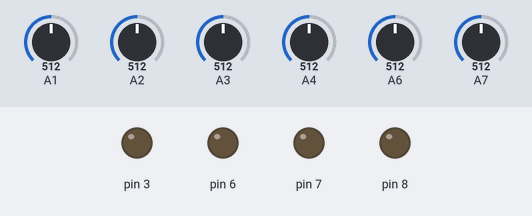
A sketch run on a simulated Arduino Nano, built with avr-gcc and run on an emulated ATmega328P. On the bench: output pins drawn as LEDs (lit = HIGH). The inputs (shaded band) are chosen by the test bench; at power-on: A3 = 512, A4 = 512, A2 = 512, A7 = 512, A1 = 512, A6 = 512.

Above: at 1.2 s.
1.3 s: A3 set to 792
2.8 s: A3 set to 811
At 3.4 s:
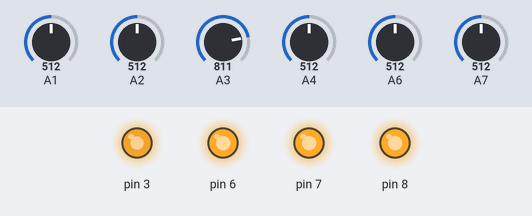
4.3 s: A4 set to 992
At 4.6 s:
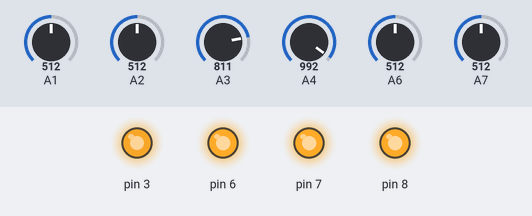
5.8 s: A2 set to 775
7.3 s: A2 set to 806
8.8 s: A7 set to 713
10.3 s: A7 set to 749
At 11.5 s:
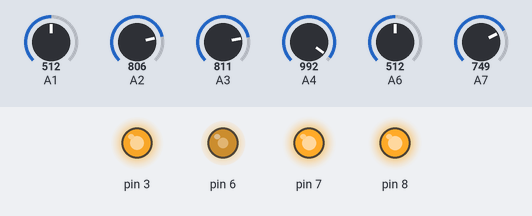
Timing chart, 0 to 11.2 s (numbered marks = the images above; inputs shaded):
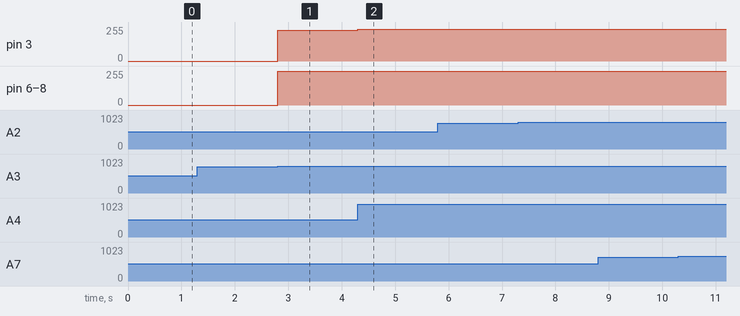

Measured:
- the behaviour switches between 802 and 803 on A3 (found by bisection; images 0 and 1)
- after the input at 2.8 s, pin 3: 0/255 → 229/255 at once; pin 6: 0/255 → 255/255 at once; pin 7, pin 8: LOW → HIGH at once
- after the input at 4.3 s, pin 3: 229/255 → 239/255 at once

The sketch:

TEST_DUONGTHANG.ino
```cpp
#include <Arduino.h>
#include <Wire.h>
#include <SoftwareSerial.h>
#include "kmotor.h"
#include "stdlib.h"
#include "stdio.h"
using namespace std;

//KHAI BAO DO LINE

int F[20];


kmotor _kmotor(true);
void setup() {
  Serial.begin(9600);
  _kmotor.cauhinh();

  //doline 1
  pinMode(A7, INPUT);
  pinMode(A4, INPUT);
  pinMode(A5, INPUT);
  pinMode(A6, INPUT);

  //doline2
  pinMode(A0, INPUT);
  pinMode(A1, INPUT);
  pinMode(A2, INPUT);
  pinMode(A3, INPUT);

  init1();
}
void init1() {
  //F[0] = 860; F[1] = 795; F[2] = 680; F[3] = 705; F[4] = 830; F[5] = 745; F[6] = 738; F[7] = 663;
    F[0] = 944; F[1] = 852; F[2] = 788; F[3] = 802; F[4] = 825; F[5] = 866; F[6] = 784; F[7] = 731;
}


int dolech = 16;

void loop() {

   tangtoc(0,0);
}


void tangtoc(int tocDoGiamBanhM1, int tocDoGiamBanhM2) {
   if(analogRead(A4) > F[4] && analogRead(A3) < F[3]){
    _kmotor.tien(0, 255);
    _kmotor.tien(1, 255-dolech+10);
  }


  if(analogRead(A4) < F[4] && analogRead(A3) > F[3]){
    _kmotor.tien(0, 255);
    _kmotor.tien(1, 255 -dolech-10);
  }


  if(analogRead(A4) > F[4] && analogRead(A3) > F[3]){
    _kmotor.tien(0, 255);
    _kmotor.tien(1, 255-dolech);

  }

  if(analogRead(A4) > F[4] && analogRead(A7) > F[7]){
    _kmotor.tien(0, 140);
    _kmotor.tien(1, 255-dolech+dolech);
  }

  if(analogRead(A3) > F[3] && analogRead(A2) > F[2]){
    _kmotor.tien(0, 255);
    _kmotor.tien(1, 124);
  }


  if(analogRead(A1) > F[1] && analogRead(A2) > F[2]){
    _kmotor.tien(0, 255);
    _kmotor.tien(1, 230);
  }

    if(analogRead(A6) > F[6] && analogRead(A7) > F[7]){
    _kmotor.tien(0, 230);
    _kmotor.tien(1, 255-dolech+dolech);
  }

    if(analogRead(A6) > F[6] && analogRead(A5) > F[5]){
    _kmotor.tien(0, 50);
    _kmotor.tien(1, 255-dolech+dolech);
  }


    if(analogRead(A1) > F[1] && analogRead(A0) > F[0]){
    _kmotor.tien(0, 255);
    _kmotor.tien(1, 50);

  }
}
```
